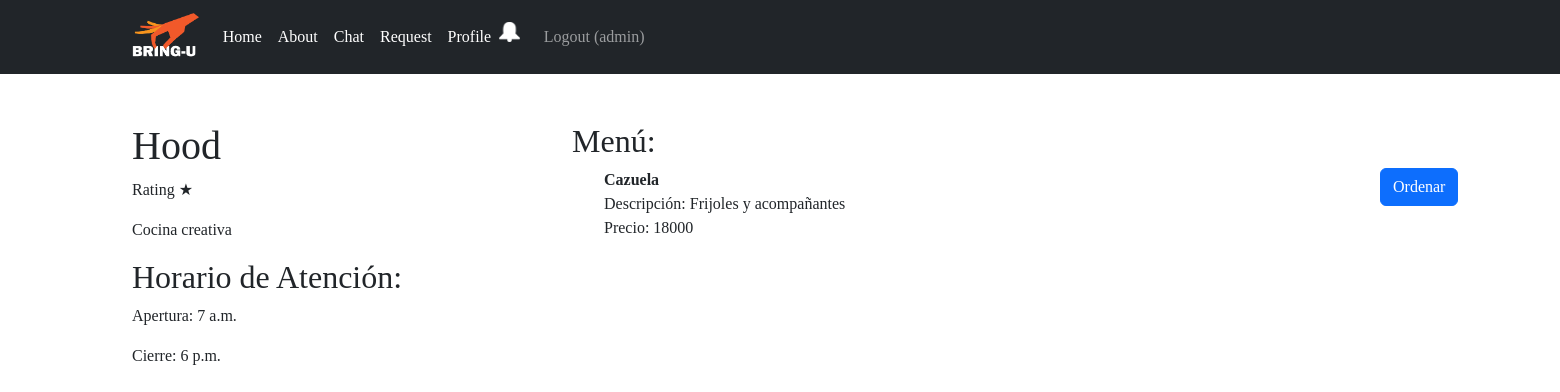
Page /business/2/ (signed in) on the committed database.
### accounts/models.py (models this page shows)
class UserProfile(AbstractUser):
    id = models.AutoField(primary_key=True)
    is_service_prov = models.BooleanField(default=False)
    first_name = models.CharField(max_length=100)
    last_name = models.CharField(max_length=100)
    username = models.CharField(max_length=15, unique=True)
    tel = models.IntegerField(null=True)
    profile_pic = models.ImageField(upload_to=upload_to, blank=True, null=True)
    email = models.EmailField()
    pass

### bring_u/models.py (models this page shows, shortened)
class Business(models.Model):
    id_business = models.AutoField(primary_key=True)
    name = models.CharField(max_length=70)
    desc = models.CharField(max_length=100)
    opening_time = models.TimeField(default="07:00:00")
    closing_time = models.TimeField(default="18:00:00")

class Product(models.Model):
    id_product = models.AutoField(primary_key=True)
    name = models.CharField(max_length=50)
    desc = models.CharField(max_length=150)
    price = models.IntegerField()
    fk_id_business = models.ForeignKey(Business, on_delete=models.CASCADE)

### bring_u/views.py (the view)
# urls.py: path('business/<int:id_business>/', bringuViews.product, name='business_detail'),
@login_required
def product(request, id_business):
    business = get_object_or_404(Business, pk=id_business)
    products = business.product_set.all()  # Obtener todos los productos asociados al restaurante
    return render(request, 'business_detail.html', {'business': business, 'products': products})

### bring_u/templates/business_detail.html (shortened to what this page needs)
<body style="overflow-x: hidden;">
    {% extends "base.html" %}
    {% block content %}
    <div class="container mt-5">
        <div class="row">
            <div class="col">
                <h1>{{ business.name }}</h1>
                <p>Rating ★</p>
                <p>{{ business.desc }}</p>
                <h2>Horario de Atención:</h2>
                <p>Apertura: {{ business.opening_time }}</p>
                <p>Cierre: {{ business.closing_time }}</p>
            </div>
            <div class="col-8">
                <h2>Menú:</h2>
                <ul style="list-style: none; height: 80vh; width: 100vw; overflow: auto; overflow-x: hidden;">
                    {% for product in products %}
                    <li>
                        <div class="row">
                            <div class="col">
                                <strong>{{ product.name }}</strong><br>
                                Descripción: {{ product.desc }}<br>
                                Precio: {{ product.price }}
                            </div>
                            <div class="col">
                                <button class="btn btn-primary btn-ordenar" type="button"
                                data-bs-toggle="modal" data-bs-target="#staticBackdrop"
                                data-product-id="{{ product.id_product }}"
                                data-product-name="{{ product.name }}"
                                data-product-desc="{{ product.desc }}"
                                data-product-price="{{ product.price }}"
                                data-business-name="{{ business.name }}"
                                onclick="sendOrder(this)">
                                    Ordenar
                                </button>
                            </div>
                        </div>
                    </li>
                    <br>
                    {% endfor %}
                </ul>
            </div>
        </div>
    </div>
    {% endblock %}

### bring_u/templates/base.html (shortened to what this page needs)
<!DOCTYPE html>
<html lang="en">
<head>
    <link href="https://cdn.jsdelivr.net/npm/bootstrap@5.3.1/dist/css/bootstrap.min.css" rel="stylesheet">
    {% load static %}
    <link rel="stylesheet" type="text/css" href="{% static 'home.css' %}">
    <link rel="stylesheet" type="text/css" href="{% static 'my_request.css' %}">
</head>
<body>
    <header>
        <nav class="navbar navbar-expand-lg navbar-dark bg-dark">
            <div class="container d-flex">
                <a class="navbar-brand pr-4 logo" href="/"><img src="/media/logo.png" alt="" height="48px"></a>
                <div class="collapse navbar-collapse mr-auto" id="navbarNav">
                    <ul class="navbar-nav ml-auto">
                        <li class="nav-item mr-auto" >
                            <a class="nav-link" href="/" style="color: white">Home</a>
                        </li>
                        <li class="nav-item">
                            <a class="nav-link" href="#" style="color: white">About</a>
                        </li>
                        <li class="nav-item">
                            <a class="nav-link" href="/chat" style="color: white">Chat</a>
                        </li>
                        <li class="nav-item">
                            <a class="nav-link" href="/request" style="color: white"> Request</a>
                        </li>
                      {% if user.is_authenticated %}
                        <li class="nav-item">
                            <a class="nav-link" href="/profile" style="color: white">Profile</a>
                        </li>
                      {% endif %}
                      {% if unread_notifications %}
                        <a class="navbar-brand pr-4 logo" href="{% url 'notifications' %}"><img src="/media/bell-nonread.png" alt="" height="20px"></a>
                      {% else%}
                        <a class="navbar-brand pr-4 logo" href="{% url 'notifications' %}"><img src="/media/bell.png" alt="" height="20px"></a>
                      {% endif %}
                        <div class="navbar-nav ms-auto">
                            {% if user.is_authenticated %}
                            <a class="nav-link" href="{% url 'logoutaccount' %}">
                                Logout ({{ user.username }})
                            </a>
                            {% else %}
                            <a class="nav-link" href="{% url 'loginaccount' %}" style="color: white">Login</a>
                            <a class="nav-link" href="{% url 'signup' %}" style="color: white">
                                Sign Up
                            </a>
                            {% endif %}
                        </div>
                    </ul>
                </div>
            </div>
        </nav>
    </header>
    <main>
        {% block content %}
        {% endblock %}
    </main>
</body>
</html>

### bring_u/templates/static/my_request.css (style rules this page uses)
* { font-family: 'Franklin Gothic'; }

### rows in the picture
UserProfile: username "admin"
Business: name "Hood", desc "Cocina creativa", opening_time "7 a.m.", closing_time "6 p.m."
Product: name "Cazuela", desc "Frijoles y acompañantes", price "18000"
